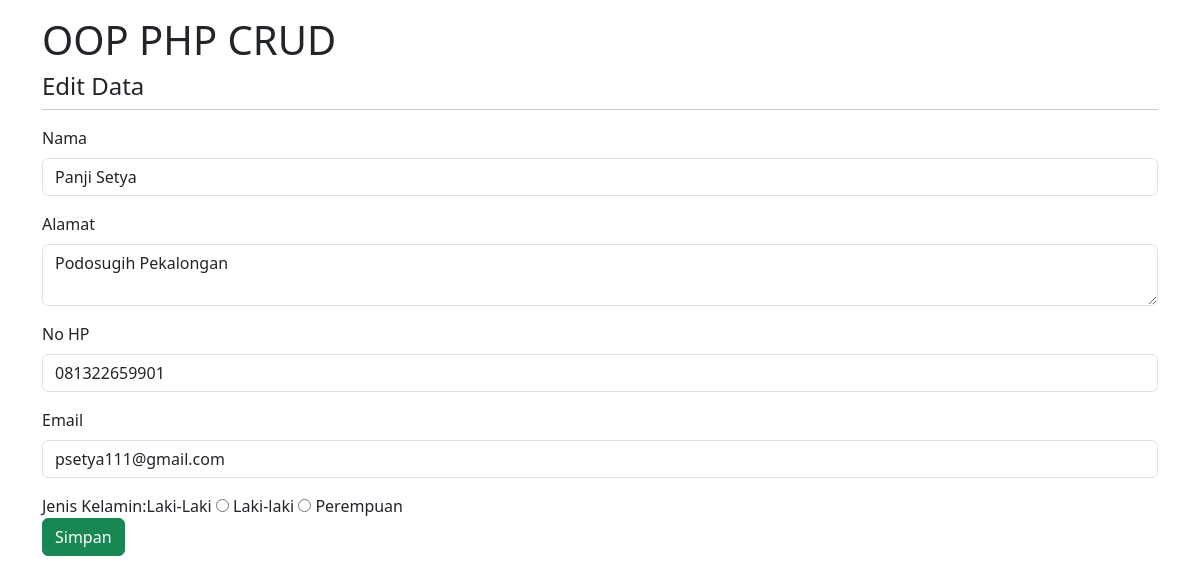
The app's page /edit.php?id=4 with its own data.
### tables this page shows
CREATE TABLE `tb_users` (
  `id` int(10) NOT NULL,
  `nama` varchar(255) NOT NULL,
  `alamat` varchar(255) NOT NULL,
  `no_hp` char(13) NOT NULL,
  `email` varchar(30) NOT NULL,
  `jenis_kelamin` enum('Laki-Laki','Perempuan') NOT NULL,
  `foto` blob NOT NULL
);

### database.php (called while the page is built, shortened)
<?php
class Database
{
    public $host = "localhost";
    public $username = "root";
    public $password = "";
    public $database = "db_php";
    public $connect;
    function __construct()
    {
        $this->connect = mysqli_connect($this->host, $this->username, $this->password);
        mysqli_select_db($this->connect, $this->database);
    }
    function editData($id)
    {
        $data = mysqli_query($this->connect, "SELECT * FROM tb_users WHERE id='$id'");
        $rows = mysqli_fetch_all($data, MYSQLI_ASSOC);
        return $rows;
    }
}
?>

### edit.php (the view, shortened to what this page needs)
<?php
include 'database.php';
$db = new Database;
$detail = $db->editData($_GET['id']);
?>
<!doctype html>
<html lang="en">
<head>
    <link href="https://cdn.jsdelivr.net/npm/bootstrap@5.3.3/dist/css/bootstrap.min.css" rel="stylesheet"
>
</head>
<body>
    <div class="container mt-3">
        <h1>OOP PHP CRUD</h1>
        <h4>Edit Data</h4>
        <hr class="mt-0">
        <form method="POST" action="proses.php?aksi=update">
            <?php
            foreach ($detail as $dataUser) {
            ?>
                <div class="mb-3">
                    <label for="nama" class="form-label">Nama</label>
                    <input type="text" class="form-control" id="nama" name="nama" value="<?php echo $dataUser['nama'] ?>">
                </div>
                <div class="mb-3">
                    <label for="alamat" class="form-label">Alamat</label>
                    <textarea class="form-control" id="alamat" name="alamat"><?php echo $dataUser['alamat'] ?></textarea>
                </div>
                <div class="mb-3">
                    <label for="nohp" class="form-label">No HP</label>
                    <input type="text" class="form-control" id="no_hp" name="no_hp" value="<?php echo $dataUser['no_hp'] ?>">
                </div>
                <div class="mb-3">
                    <label for="email" class="form-label">Email</label>
                    <input type="text" class="form-control" id="email" name="email" value="<?php echo $dataUser['email'] ?>">
                </div>
                <div>
                <label for="jenis_kelamin">Jenis Kelamin: </label><?php echo $dataUser['jenis_kelamin']; ?>
                <label><input type="radio" name="jenis_kelamin" value="laki-laki <?php echo $dataUser['jenis_kelamin'] ?>"> Laki-laki</label>
                <label><input type="radio" name="jenis_kelamin" value="perempuan <?php echo $dataUser['jenis_kelamin'] ?>"> Perempuan</label>
            </div>
            <?php
            }
            ?>
            <button type="submit" class="btn btn-success">Simpan</button>
        </form>
    </div>
</body>
</html>

### records on screen
tb_users: nama "Panji Setya", alamat "Podosugih Pekalongan", no_hp "081322659901", email "psetya111@gmail.com", jenis_kelamin "Laki-Laki"
